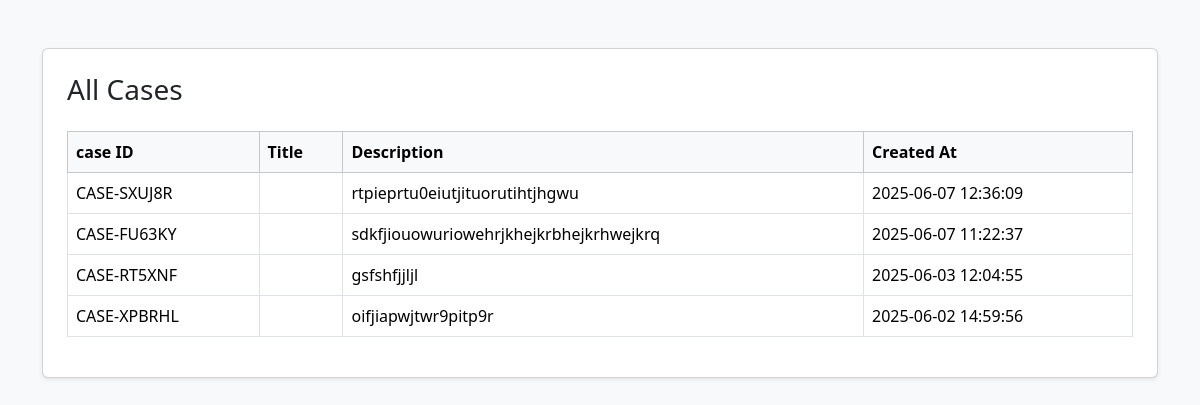
Screenshot of /forensic_system/view_case.php (signed in) with the database file from the repository.
### tables this page shows
CREATE TABLE `cases` (
  `title` varchar(200) DEFAULT NULL,
  `description` text DEFAULT NULL,
  `created_by` int(11) DEFAULT NULL,
  `created_at` datetime DEFAULT current_timestamp(),
  `status` enum('open','in progress','closed') DEFAULT 'open',
  `assigned_to` int(11) DEFAULT NULL,
  `custom_case_id` varchar(20) NOT NULL,
  `deadline` date DEFAULT NULL,
  `investigator_response` enum('pending','accepted','reassign_requested') DEFAULT 'pending'
);

### forensic_system/view_case.php (the view, shortened to what this page needs)
<?php
require_once "config.php";
$cases = $pdo->query("SELECT * FROM cases ORDER BY created_at DESC")->fetchAll(PDO::FETCH_ASSOC);
?>
<!DOCTYPE html>
<html>
<head>
    <link href="https://cdn.jsdelivr.net/npm/bootstrap@5.3.3/dist/css/bootstrap.min.css" rel="stylesheet">
</head>
<body class="bg-light">
<div class="container mt-5">
    <div class="card shadow-sm p-4">
        <h3 class="mb-4">All Cases</h3>
        <table class="table table-bordered table-hover bg-white">
            <thead class="table-light">
                <tr>
                    <th>case ID</th>
                    <th>Title</th>
                    <th>Description</th>
                    <th>Created At</th>
                </tr>
            </thead>
            <tbody>
                <?php foreach ($cases as $case): ?>
                    <tr>
                        <td><?= htmlspecialchars($case['custom_case_id']) ?></td>
                        <td><?= htmlspecialchars($case['case_title']) ?></td>
                        <td><?= htmlspecialchars($case['description']) ?></td>
                        <td><?= htmlspecialchars($case['created_at']) ?></td>
                    </tr>
                <?php endforeach; ?>
            </tbody>
        </table>
    </div>
</div>
</body>
</html>

### rows the page displays
cases: custom_case_id "CASE-SXUJ8R", description "rtpieprtu0eiutjituorutihtjhgwu", created_at "2025-06-07 12:36:09"
cases: custom_case_id "CASE-FU63KY", description "sdkfjiouowuriowehrjkhejkrbhejkrhwejkrq", created_at "2025-06-07 11:22:37"
cases: custom_case_id "CASE-RT5XNF", description "gsfshfjjljl", created_at "2025-06-03 12:04:55"
cases: custom_case_id "CASE-XPBRHL", description "oifjiapwjtwr9pitp9r", created_at "2025-06-02 14:59:56"
